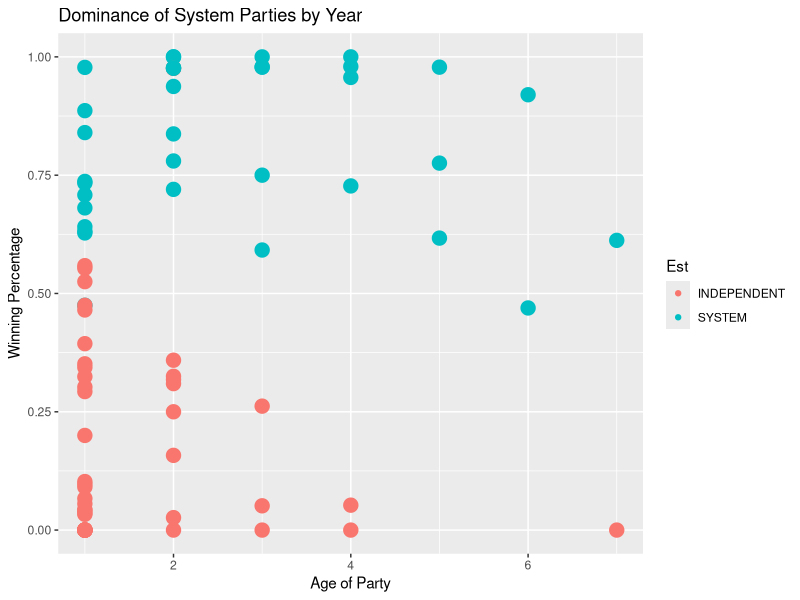
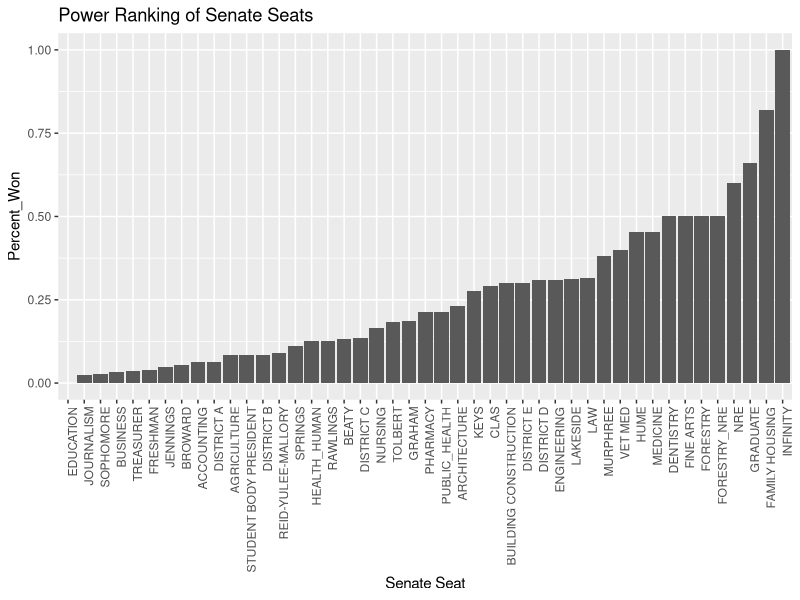

Write the R code that produced these figures, in order. (Note: this script raises an error after producing the figures.)
library(ggplot2)
library(tidyverse)
library(readr)
Election_data <- read_csv("Cleaned_SG_Election.csv")
summary(Election_data)

#Before I start modeling, I usually begin by visualizing the data and then I go from there

election_by_party <- Election_data %>% 
  group_by(Year, Party, Est, Election_date) %>% 
  filter(Seat != "STUDENT BODY PRESIDENT" & Seat != "TREASURER") %>% 
  summarise(Votes_avg = mean(Votes),  Candidates_won = sum(Won), Candidates = n(), Percent_won = sum(Won)/n(), Age = mean(Age_Semester))

#plot party success over the years

ggplot(election_by_party, aes(x = Age, y = Percent_won, color = Est, size = .2)) +
  geom_point() + ggtitle("Dominance of System Parties by Year") + guides(size = F) + xlab("Age of Party") + ylab("Winning Percentage")
#Power ranking by seat

election_by_seat <- Election_data %>% 
  group_by(Seat, Est) %>% 
  summarise(Percent_Won = sum(Won) / n())

ggplot(election_by_seat[election_by_seat$Est == "INDEPENDENT",], aes(x = reorder(Seat, Percent_Won), y = Percent_Won)) +
  geom_col() +
  theme(axis.text.x = element_text(angle = 90, hjust = 1)) +
  ggtitle("Power Ranking of Senate Seats") + xlab("Senate Seat")


#Let's start
Election_data$First_Name <- NULL
Election_data$Last_Name <- NULL

Election_data <- Election_data %>% 
  mutate(Est = ifelse(is.na(Age_Semester), "NPA", Est))

#Need to create more variables
#Previous election success
previous_success <- election_by_party %>% 
  select(Est, Year, Party, Candidates, Percent_won, Election_date) %>% 
  filter(Est != "NPA") %>% 
  mutate(Next_Year = ifelse(Election_date == "FALL", Year + 1, Year),
         Next_Election_Date = ifelse(Election_date == "FALL", "SPRING", "FALL")) %>% 
  ungroup() %>% 
  select(-c(Year, Est, Election_date)) %>% 
  rename(Slate_Size_Previous_Year = Candidates, Win_Percent_Previous_Year = Percent_won)

Election_data <- left_join(Election_data, previous_success, by = c("Year" = "Next_Year", "Election_date" = "Next_Election_Date", "Party" = "Party"))

#Number of Parties in Race
Number_of_Parties <- Election_data %>% 
  filter(Party != "INDEPENDENT" & Party != "WRITE-IN") %>% 
  group_by(Year, Election_date) %>% 
  summarise(Num_Parties = n_distinct(Party))

Election_data <- left_join(Election_data, Number_of_Parties, by = c("Year", "Election_date"))

#Number of Parties in seat Race
Number_of_Opponents_by_Seat <- Election_data %>% 
  filter(Party != "WRITE-IN") %>% 
  group_by(Year, Election_date, Seat) %>% 
  summarise(Num_Opponents_by_Seat = n_distinct(Party) - 1)

Election_data <- left_join(Election_data, Number_of_Opponents_by_Seat, by = c("Year", "Election_date", "Seat"))


#we'll start with Spring data
Spring_election_data <- Election_data %>% 
  filter(Election_date == "SPRING") %>% 
  select(-c(X1, First_name, Last_name, Party, Votes, Election_date))


#let's do train and test set
smp_size <- floor(0.75 * nrow(Spring_election_data))

## set the seed to make your partition reproductible
set.seed(12345)
train_ind <- sample(seq_len(nrow(Spring_election_data)), size = smp_size)

#subset(mydata, age >= 20
train <- subset(Spring_election_data, !(Year %in% c(2015,2016, 2017)))
test <- subset(Spring_election_data, Year %in% c(2015, 2016, 2017))

#now let's try a logistic regression model
Election_model <- glm(Won ~ -Year, family = binomial(link = 'logit'), data = train)

library(broom)
tidy(Election_model)

summary(Election_model)

anova(Election_model, test="Chisq")

predict(Election_model, test, type = "response")
#now I can't figure out how to predict things well, will approach again later

